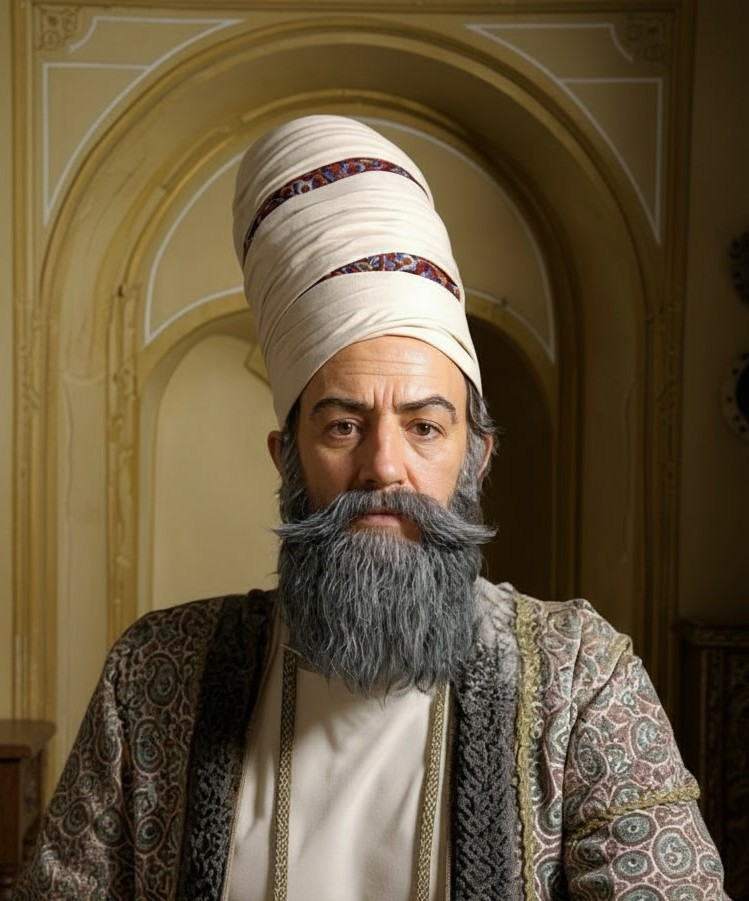
#> input picture images/transparency.png, 749 x 901 px
$ jupyter execute s2-5_alpha-channel.ipynb
#> lines starting #> are read from the running program, lines starting #| are printed output that depends on the picture
[cell 1]
import cv2
import numpy as np
import matplotlib.pyplot as plt

[cell 2]
img = cv2.imread("../../images/transparency.png", cv2.IMREAD_UNCHANGED)
#> img is the input picture: shape (901, 749, 4); mean B, G, R, A 61.4, 87.3, 102.9, 104.9
img.shape
#> Out = (901, 749, 4)

[cell 3]
bgr_img = img[...,0:3]
alpha_img = img[...,-1]
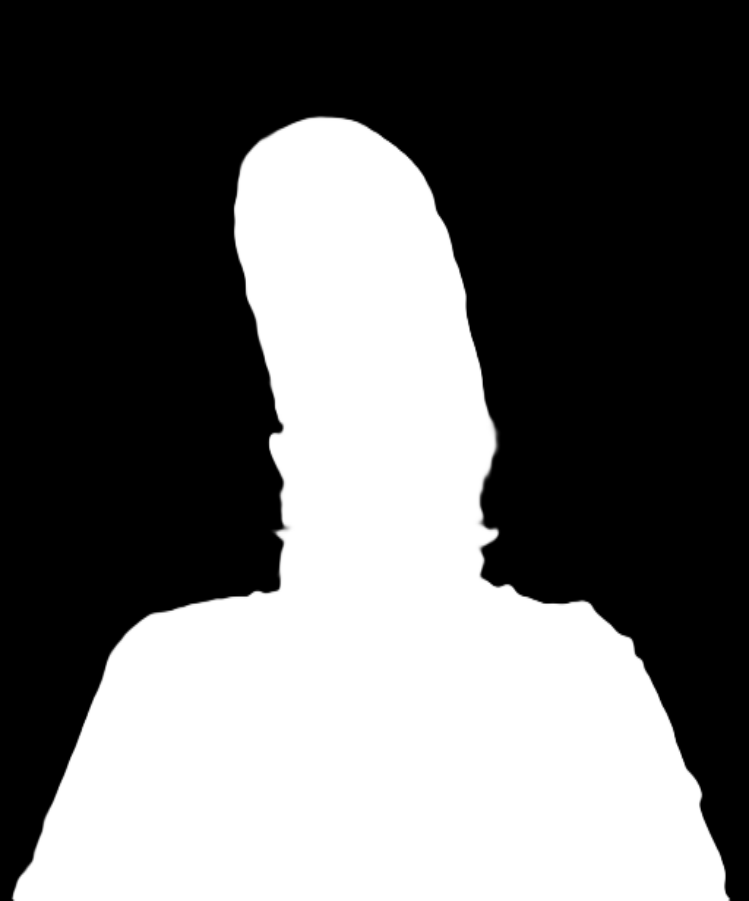
#> alpha_img: shape (901, 749); min 0, max 255, mean 104.9
plt.imshow(bgr_img[...,::-1]); plt.title("RGB image")


$ run again, with images/1.png copied over images/transparency.png
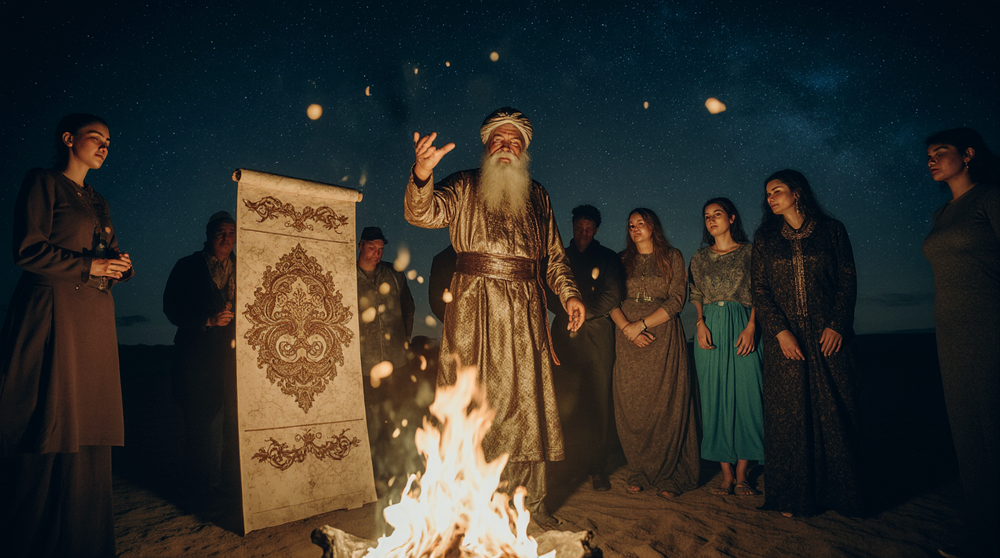
#> input picture images/1.png, 1000 x 558 px, shrunk from 1376 x 768 before the run
#> img is the input picture: shape (558, 1000, 3); mean B, G, R 42.1, 47.6, 49.1
#> `alpha_img = img[...,-1]`:
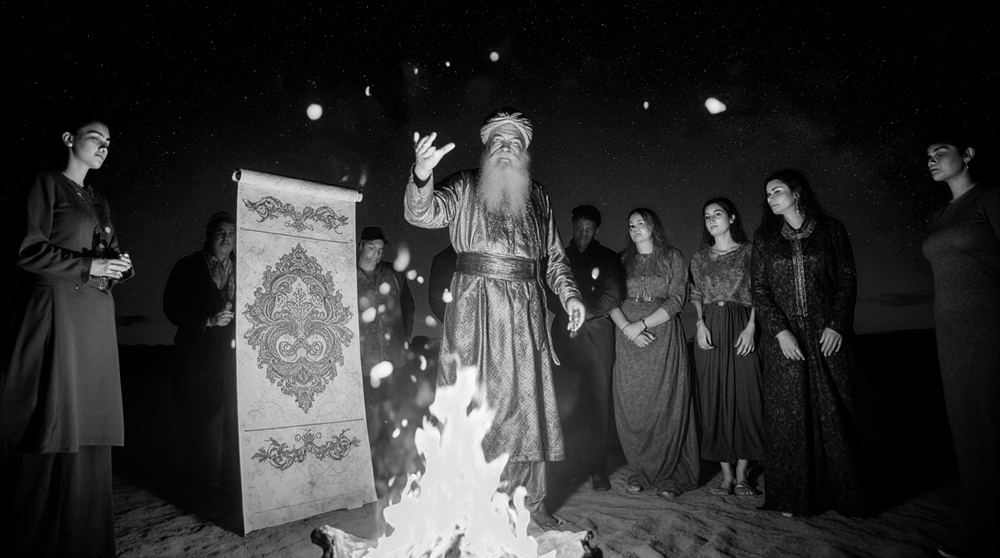
#> alpha_img: shape (558, 1000); min 0, max 255, mean 49.1

$ run again, with images/2.png copied over images/transparency.png
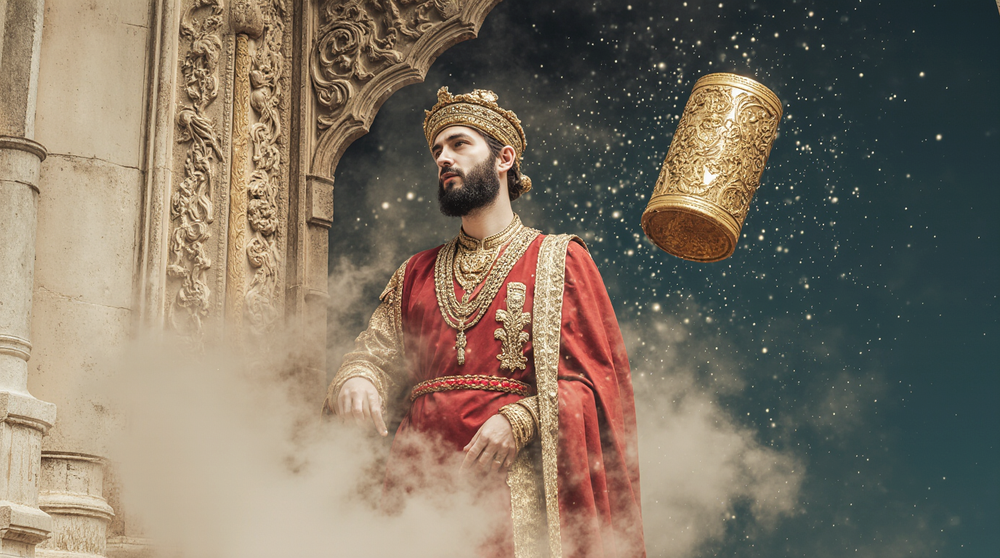
#> input picture images/2.png, 1000 x 558 px, shrunk from 1376 x 768 before the run
#> img is the input picture: shape (558, 1000, 3); mean B, G, R 99.5, 115.1, 126.5
#> `alpha_img = img[...,-1]`:
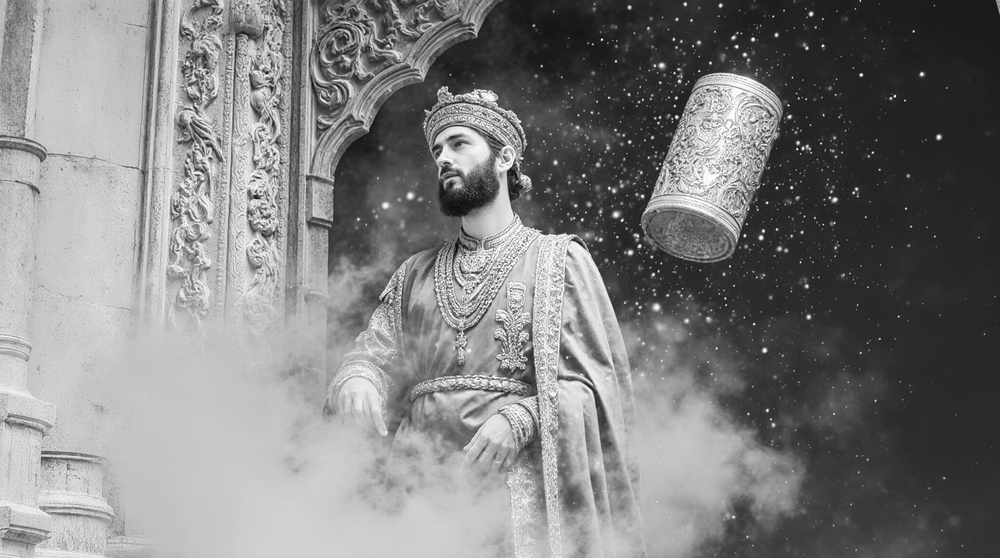
#> alpha_img: shape (558, 1000); min 5, max 255, mean 126.5

$ run again, with images/3.png copied over images/transparency.png
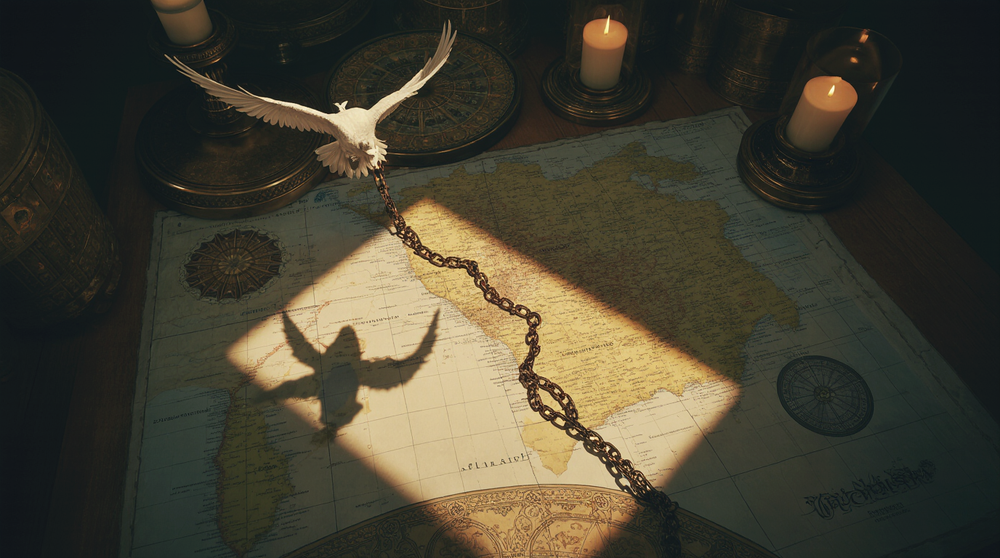
#> input picture images/3.png, 1000 x 558 px, shrunk from 1376 x 768 before the run
#> img is the input picture: shape (558, 1000, 3); mean B, G, R 50.2, 65, 68.4
#> `alpha_img = img[...,-1]`:
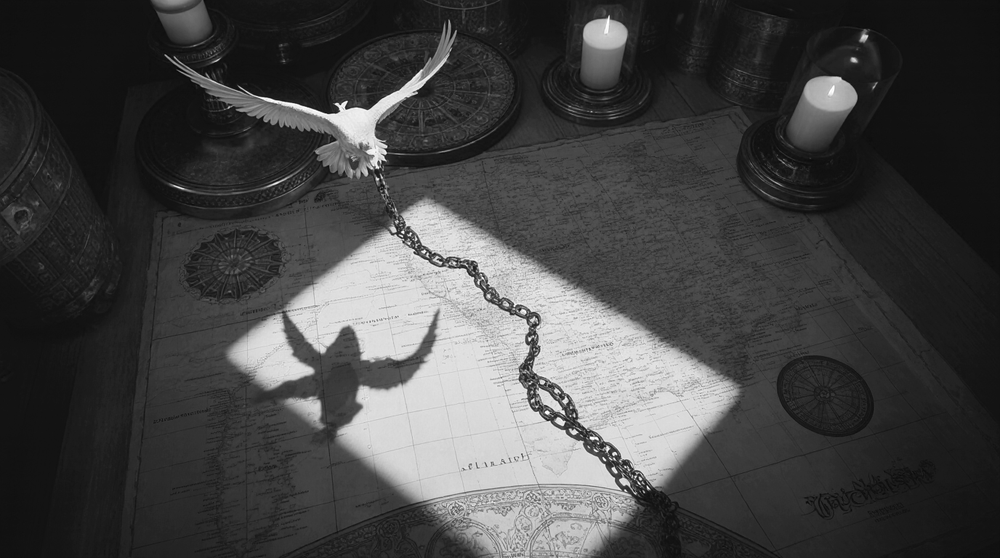
#> alpha_img: shape (558, 1000); min 2, max 255, mean 68.4
